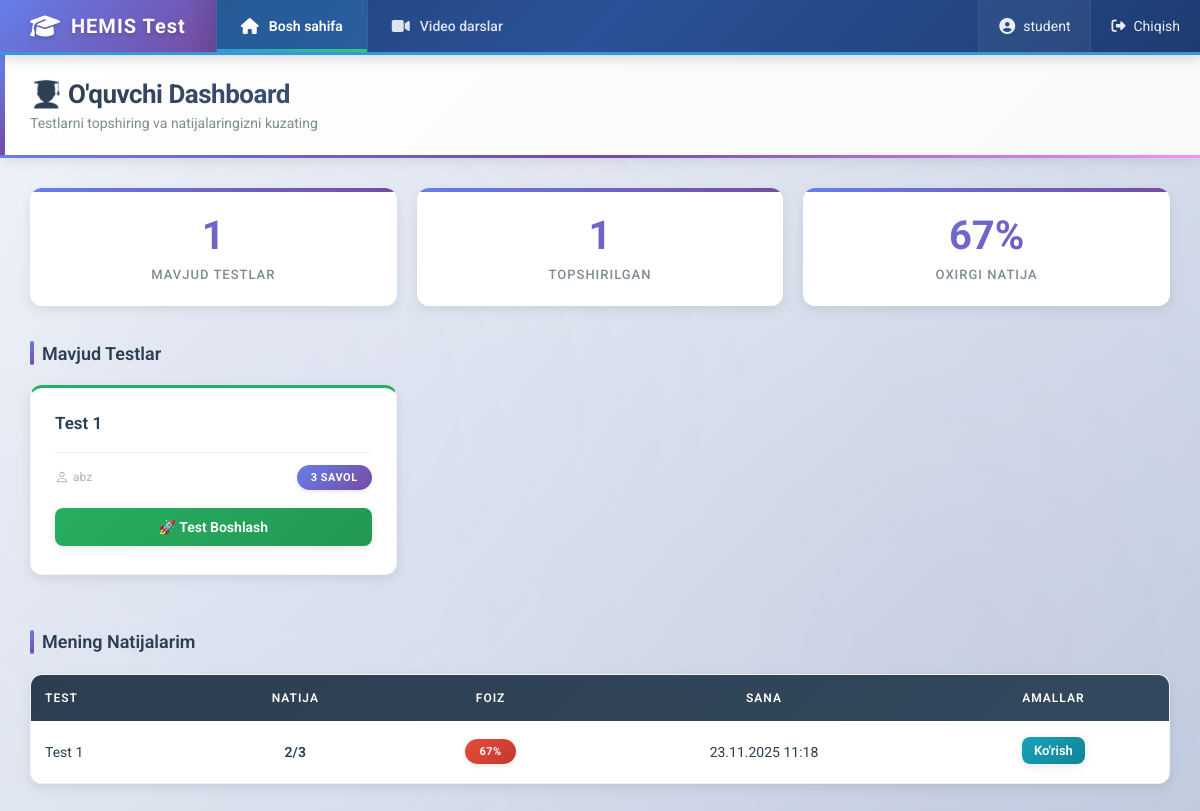
Page /dashboard/ (signed in) on the earlier database version.
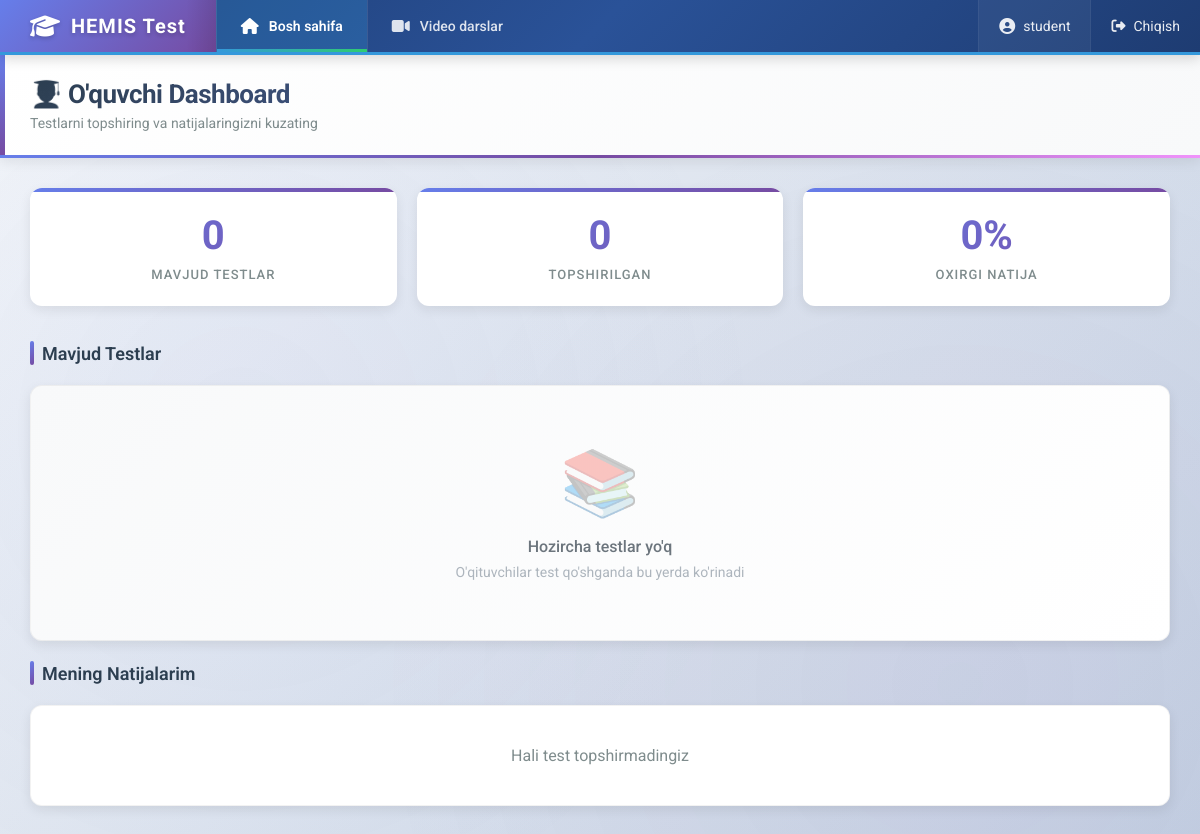
Same page on the later database version.
### main/models.py (models this page shows, shortened)
class TestAttempt(models.Model):
    student = models.ForeignKey(User, on_delete=models.CASCADE, related_name='test_attempts')
    test = models.ForeignKey(Test, on_delete=models.CASCADE, related_name='attempts')
    score = models.IntegerField(default=0)
    total_questions = models.IntegerField(default=0)
    completed_at = models.DateTimeField(auto_now_add=True)

class Test(models.Model):
    teacher = models.ForeignKey(User, on_delete=models.CASCADE, related_name='created_tests')
    title = models.CharField(max_length=200)
    description = models.TextField(blank=True)
    created_at = models.DateTimeField(auto_now_add=True)

### main/views.py (the view)
# urls.py: path('dashboard/', views.dashboard, name='dashboard'),
@login_required
def dashboard(request):
    profile = UserProfile.objects.get(user=request.user)
    if profile.user_type == 'teacher':
        tests = Test.objects.filter(teacher=request.user)
        return render(request, 'teacher_dashboard.html', {'tests': tests})
    else:
        tests = Test.objects.all()
        attempts = TestAttempt.objects.filter(student=request.user).order_by('-completed_at')
        return render(request, 'student_dashboard.html', {'tests': tests, 'attempts': attempts})

### templates/student_dashboard.html (shortened to what the changed rows need)
{% extends 'base.html' %}
{% block content %}
<div class="page-header">
    <h2>👨‍🎓 O'quvchi Dashboard</h2>
</div>
<div style="display: grid; grid-template-columns: repeat(auto-fit, minmax(250px, 1fr)); gap: 20px; margin-bottom: 35px;">
    <div class="stats-card">
        <div class="number">{{ tests.count }}</div>
        <div class="label">Mavjud Testlar</div>
    </div>
    <div class="stats-card">
        <div class="number">{{ attempts.count }}</div>
        <div class="label">Topshirilgan</div>
    </div>
    <div class="stats-card">
        <div class="number">
            {% if attempts %}
                {% widthratio attempts.0.score attempts.0.total_questions 100 %}%
            {% else %}
                0%
            {% endif %}
        </div>
        <div class="label">Oxirgi Natija</div>
    </div>
</div>
{% if tests %}
<div style="display: grid; grid-template-columns: repeat(auto-fill, minmax(320px, 1fr)); gap: 20px; margin-bottom: 35px;">
    {% for test in tests %}
    <div class="card" style="border-top: 3px solid #27ae60;">
        <h4 style="color: #2c3e50; font-size: 17px; font-weight: 600; margin-bottom: 10px; line-height: 1.4;">{{ test.title }}</h4>
        <div style="display: flex; justify-content: space-between; align-items: center; margin-bottom: 18px; padding-top: 12px; border-top: 1px solid #f1f3f5;">
            <span style="color: #adb5bd; font-size: 12px; display: flex; align-items: center; gap: 4px;">
                {{ test.teacher.username }}
            </span>
            <span class="badge badge-primary">{{ test.questions.count }} savol</span>
        </div>
        <a href="{% url 'take_test' test.id %}" class="btn btn-success" style="width: 100%; text-align: center; padding: 11px; font-size: 14px;">
            🚀 Test Boshlash
        </a>
    </div>
    {% endfor %}
</div>
{% else %}
<div class="card" style="text-align: center; padding: 60px 20px; background: linear-gradient(135deg, #f8f9fa 0%, #fff 100%);">
    <div style="font-size: 64px; margin-bottom: 16px; opacity: 0.3;">📚</div>
    <h4 style="color: #6c757d; font-size: 16px; font-weight: 500;">Hozircha testlar yo'q</h4>
    <p style="color: #adb5bd; font-size: 14px; margin-top: 8px;">O'qituvchilar test qo'shganda bu yerda ko'rinadi</p>
</div>
{% endif %}
{% if attempts %}
<div class="card" style="padding: 0; overflow: hidden;">
    <table>
        <thead>
            <tr>
                <th>Test</th>
                <th style="text-align: center;">Natija</th>
                <th style="text-align: center;">Foiz</th>
                <th style="text-align: center;">Sana</th>
                <th style="text-align: center;">Amallar</th>
            </tr>
        </thead>
        <tbody>
            {% for attempt in attempts %}
            <tr>
                <td>{{ attempt.test.title }}</td>
                <td style="text-align: center; font-weight: 600;">
                    {{ attempt.score }}/{{ attempt.total_questions }}
                </td>
                <td style="text-align: center;">
                    {% widthratio attempt.score attempt.total_questions 100 as percentage %}
                    <span class="badge {% if percentage >= 80 %}badge-success{% elif percentage >= 60 %}badge-warning{% else %}badge-danger{% endif %}">
                        {{ percentage }}%
                    </span>
                </td>
                <td style="text-align: center;">
                    {{ attempt.completed_at|date:"d.m.Y H:i" }}
                </td>
                <td style="text-align: center;">
                    <a href="{% url 'test_result' attempt.id %}" class="btn btn-info" style="padding: 6px 12px; font-size: 13px;">
                        Ko'rish
                    </a>
                </td>
            </tr>
            {% endfor %}
        </tbody>
    </table>
</div>
{% else %}
<div class="card" style="text-align: center; padding: 40px;">
    <p style="color: #7f8c8d;">Hali test topshirmadingiz</p>
</div>
{% endif %}
{% endblock %}

Differences in the rows shown:
removed TestAttempt: score+total_questions "67", test "Test 1", score "2", total_questions "3", percentage "67", completed_at "23.11.2025 11:18"
removed Test: title "Test 1", teacher.username "abz", questions.count "3"
Other differences:
{{ tests.count }}: "1" → "0"
{{ attempts.count }}: "1" → "0"
text no longer shown: "% TEST NATIJA FOIZ SANA AMALLAR"
text now shown: "0% 📚 Hozircha testlar yo'q O'qituvchilar test qo'shganda bu yerda ko'rinadi Hali test topshirmadingiz"
